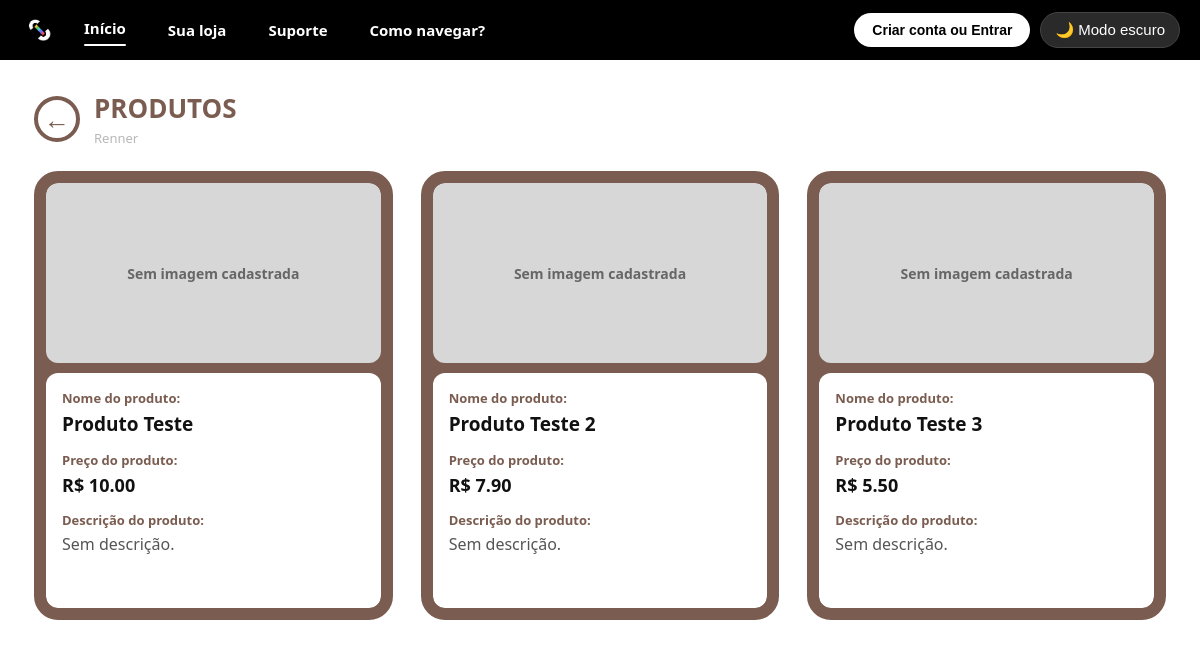
Page /loja/1/produtos/ on the earlier database version.
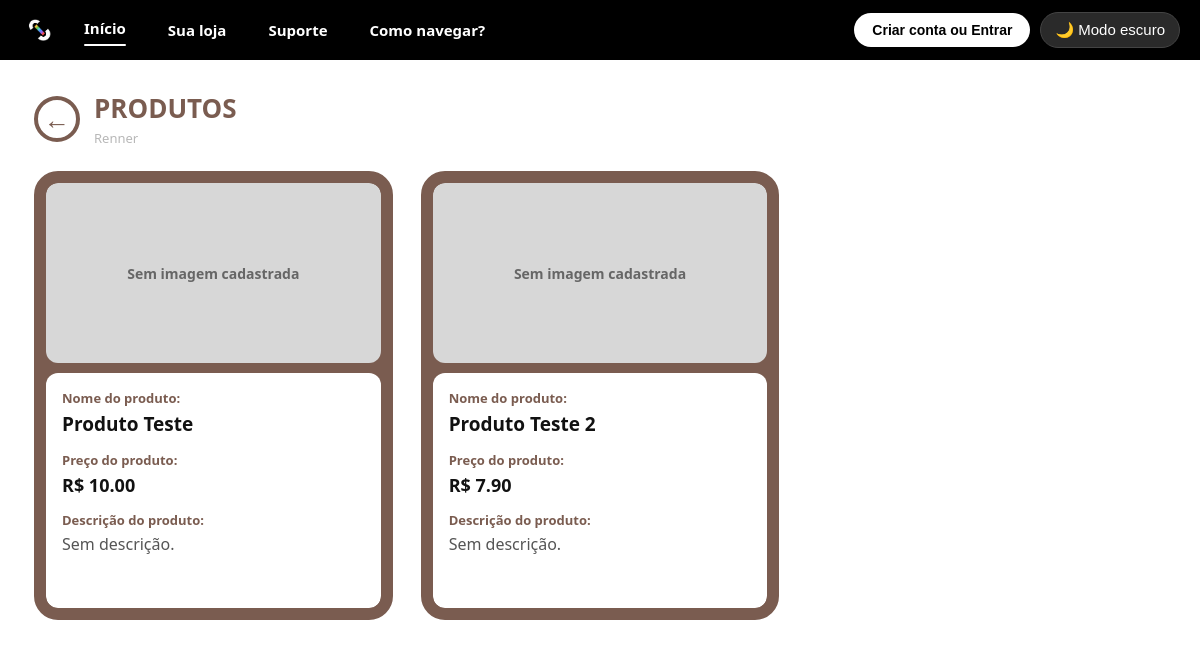
Same page on the later database version.
### AppStoreLink/models.py (models this page shows, shortened)
class Produto(models.Model):
    id_produto = models.AutoField(primary_key=True)
    nome_produto = models.CharField(max_length=100)
    preco = models.DecimalField(max_digits=10, decimal_places=2)
    descricao = models.TextField(blank=True, null=True)
    foto = models.CharField(max_length=255, blank=True, null=True)
    id_loja = models.ForeignKey(
        Loja, on_delete=models.CASCADE, db_column="id_loja"
    )
    id_categoria = models.ForeignKey(
        Categoria, on_delete=models.CASCADE, db_column="id_categoria"
    )

### AppStoreLink/views.py (the view)
def InformacoesProduto(request, id_loja):
    loja = get_object_or_404(
        Loja.objects.select_related(
            'id_categoria'
        ),
        id_loja=id_loja
    )
    produtos = Produto.objects.filter(
        id_loja=loja
    ).select_related(
        'id_categoria'
    ).order_by(
        'id_produto'
    )
    contexto = {
        'loja': loja,
        'produtos': produtos,
    }
    return render(
        request,
        'AppStoreLink/InformacoesProduto.html',
        contexto
    )

### AppStoreLink/context_processors.py (called while the page is built)
def usuario_logado(request): # -> define a função que chama a cada renderização
    usuario_id = request.session.get('usuario_id') # -> essa linha define que um 'usuario_id' e logado, e nao logado e um 'None'
    usuario = Usuario.objects.filter(pk=usuario_id).first() if usuario_id else None # -> verifica se o 'usuario_id' tem valor, caso nao, retorna 'None'
    return {'usuario_logado': usuario} # -> a chave 'usuario_logado' vira o nome da var. em templates

### templates/AppStoreLink/InformacoesProduto.html (shortened to what the changed rows need)
{% load static %}
<!DOCTYPE html>
<html lang="pt-BR">
<head>
  <link
    rel="stylesheet"
    href="{% static 'AppStoreLink/styles/style.css' %}"
  >
  <link
    rel="stylesheet"
    href="{% static 'AppStoreLink/styles/informacoes-produto.css' %}"
  >
</head>
<body>
  <main
    class="
      info-produto-page
      {% if loja.id_categoria.tipo_categoria == 'Alimentos' %}
        info-alimentos
      {% elif loja.id_categoria.tipo_categoria == 'Moda' %}
        info-moda
      {% elif loja.id_categoria.tipo_categoria == 'Esportes' %}
        info-esportes
      {% elif loja.id_categoria.tipo_categoria == 'Construção' %}
        info-construcao
      {% elif loja.id_categoria.tipo_categoria == 'Saúde' %}
        info-saude
      {% elif loja.id_categoria.tipo_categoria == 'Pets' %}
        info-pets
      {% elif loja.id_categoria.tipo_categoria == 'Ambiente' %}
        info-ambiente
      {% elif loja.id_categoria.tipo_categoria == 'Tecnologia' %}
        info-tecnologia
      {% elif loja.id_categoria.tipo_categoria == 'Beleza' %}
        info-beleza
      {% else %}
        info-outros
      {% endif %}
    "
  >
    <div class="info-lista-topo">
      <div>
        <h1>
          PRODUTOS
        </h1>
      </div>
    </div>
    {% if produtos %}
      <div class="info-produto-grid">
        {% for produto in produtos %}
          <article class="info-produto-card">
            <div class="info-produto-imagem">
              {% if produto.foto %}
                <img
                  src="{{ produto.foto }}"
                  alt="{{ produto.nome_produto }}"
                  onerror="
                    this.style.display='none';
                    this.nextElementSibling.style.display='flex';
                  "
                >
                <div
                  class="info-sem-imagem"
                  style="display: none;"
                >
                  Sem imagem cadastrada
                </div>
              {% else %}
                <div class="info-sem-imagem">
                  Sem imagem cadastrada
                </div>
              {% endif %}
            </div>
            <div class="info-produto-corpo">
              <span class="info-label">
                Nome do produto:
              </span>
              <h2>
                {{ produto.nome_produto }}
              </h2>
              <span class="info-label">
                Preço do produto:
              </span>
              <strong class="info-preco">
                R$ {{ produto.preco }}
              </strong>
              <span class="info-label">
                Descrição do produto:
              </span>
              <p>
                {% if produto.descricao %}
                  {{ produto.descricao }}
                {% else %}
                  Sem descrição.
                {% endif %}
              </p>
            </div>
          </article>
        {% endfor %}
      </div>
    {% endif %}
  </main>
</body>
</html>

Differences in the rows shown:
removed Produto: shows "Sem imagem cadastrada", nome_produto "Produto Teste 3", preco "5.50", shows "Sem descrição."
